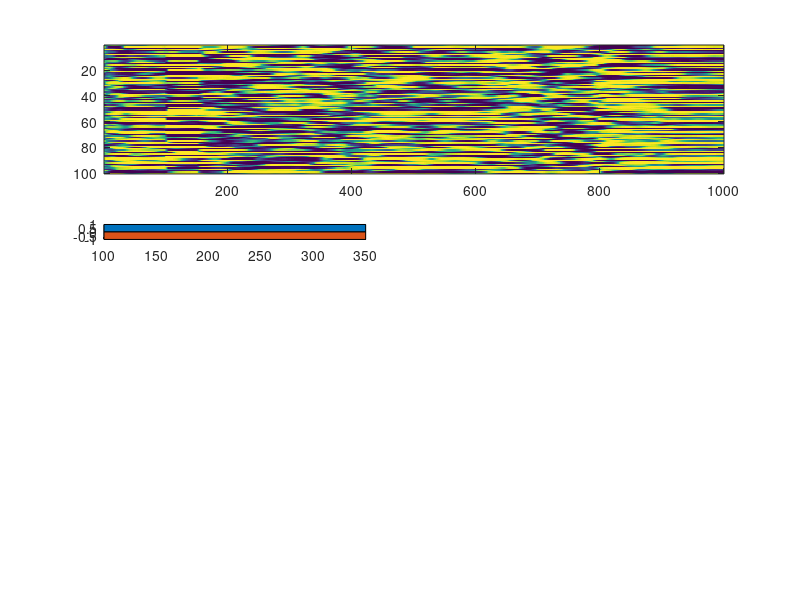

Recreate this plot in MATLAB. (Note: this script raises an error after producing the figure.)
%% init
tau = 10; %ms
N = 100;
n_its = 1000;
n_in = 1;
pc = .1;
I0 = .001;
n_train_its = 10;
n_out = N;
x = randn(N,1);
r = tanh(x);
dx = randn(N,1);
e = nan(n_train_its,N,n_its);
Wr = randn(N)/sqrt(pc*N);
Wi = randn(N,n_in);
Wo = randn(N,n_out)/sqrt(N);
% Wfb = rand(N,1)*2-1;
I_noise = randn(N,n_its)*I0;
r_train = nan(N,n_its);
r_test = nan(N,n_its);
r_init = nan(N,n_its);
R_all = nan(N,n_its);
n_plastic = round(.6*N);
i_plastic = sort(randperm(N,n_plastic));
P_cell = cell(N,1);
for n = 1:N
    P_cell{n} = eye(N)/(N);
end

stim_dur = 50;
train_window = 200;
t_on = 100;
t_off = 100+stim_dur;
t_end = t_off+train_window;
y = zeros(n_its,n_in);
y(t_on:t_off,1) = 5;

%% record innate target
for t = 1:n_its
    for i = 1:N
        dx(i) = 1/tau*(-x(i) + Wr(i,:)*r + Wi(i,:)*y(t,:)');
    end
    x = x+dx;
    r = tanh(x);
    z = Wo*r;
    R_all(:,t) = r;
end

%% pre train output
for t = 1:n_its
    for i = 1:N
        dx(i) = 1/tau*(-x(i) + Wr(i,:)*r + Wi(i,:)*y(t,:)' + I_noise(i));
    end
    x = x+dx;
    r = tanh(x);
    z = Wo*r;
    r_init(:,t) = r;
end

figure('position',[1000 100 800 900]);
subplot(3,1,1)
imagesc(R_all)
for sp = 1:3
subplot(9,2,6+2*sp-1)
hold on
h1 = area([t_on t_end],[1 1]);
h2 = area([t_on t_end],[-1 -1]);
h1(:).FaceColor = [.7 .7 .7];
h1(:).EdgeColor = 'none';
h1(:).FaceAlpha = .5;
h2(:).FaceColor = [.7 .7 .7];
h2(:).EdgeColor = 'none';
h2(:).FaceAlpha = .5;
plot(R_all(sp,:),'b')
plot(r_init(sp,:),'r')
plot([t_on t_on],[-1 1],'-k')
plot([t_off t_off],[-1 1],':k')
end

%% training
for l = 1:n_train_its
x = randn(N,1);
r = tanh(x);
for t = 1:t_end
    r_train(:,t) = r;
    
    %innate training
    e(l,:,t) = r_train(:,t) - R_all(:,t);    
    
    for i = 1:N           
            P = P_cell{i_plastic==i};
            P_cell{i_plastic==i} = P - (P*r*r'*P)/(1+r'*P*r);
            Wr(i,:) = Wr(i,:) - e(l,i,t) * P_cell{i_plastic==i}(i,:)*r;
            
        dx(i) = 1/tau*(-x(i) + Wr(i,:)*r + Wi(i,:)*y(t,:)' + I_noise(i)); %+ Wfb(i)*z
    end
    x = x+dx;
    r = tanh(x);
    z = Wo*r;
end
end

for sp = 1:3
subplot(9,2,6+2*sp)
hold on
h1 = area([t_on t_end],[1 1]);
h2 = area([t_on t_end],[-1 -1]);
h1(:).FaceColor = [.7 .7 .7];
h1(:).EdgeColor = 'none';
h1(:).FaceAlpha = .5;
h2(:).FaceColor = [.7 .7 .7];
h2(:).EdgeColor = 'none';
h2(:).FaceAlpha = .5;
plot(R_all(sp,:),'b')
plot(r_train(sp,:),'r')
plot([t_on t_on],[-1 1],'-k')
plot([t_off t_off],[-1 1],':k')
end

%% testing
for t = 1:n_its
    for i = 1:N
        dx(i) = 1/tau*(-x(i) + Wr(i,:)*r + Wi(i,:)*y(t,:)' + I_noise(i));
    end
    x = x+dx;
    r = tanh(x);
    z = Wo*r;
    r_test(:,t) = r;
end

for sp = 1:3
subplot(9,2,6+2*sp-1)
hold on
h1 = area([t_on t_end],[1 1]);
h2 = area([t_on t_end],[-1 -1]);
h1(:).FaceColor = [.7 .7 .7];
h1(:).EdgeColor = 'none';
h1(:).FaceAlpha = .5;
h2(:).FaceColor = [.7 .7 .7];
h2(:).EdgeColor = 'none';
h2(:).FaceAlpha = .5;
plot(R_all(sp,:),'b')
plot(r_test(sp,:),'r')
plot([t_on t_on],[-1 1],'-k')
plot([t_off t_off],[-1 1],':k')
end